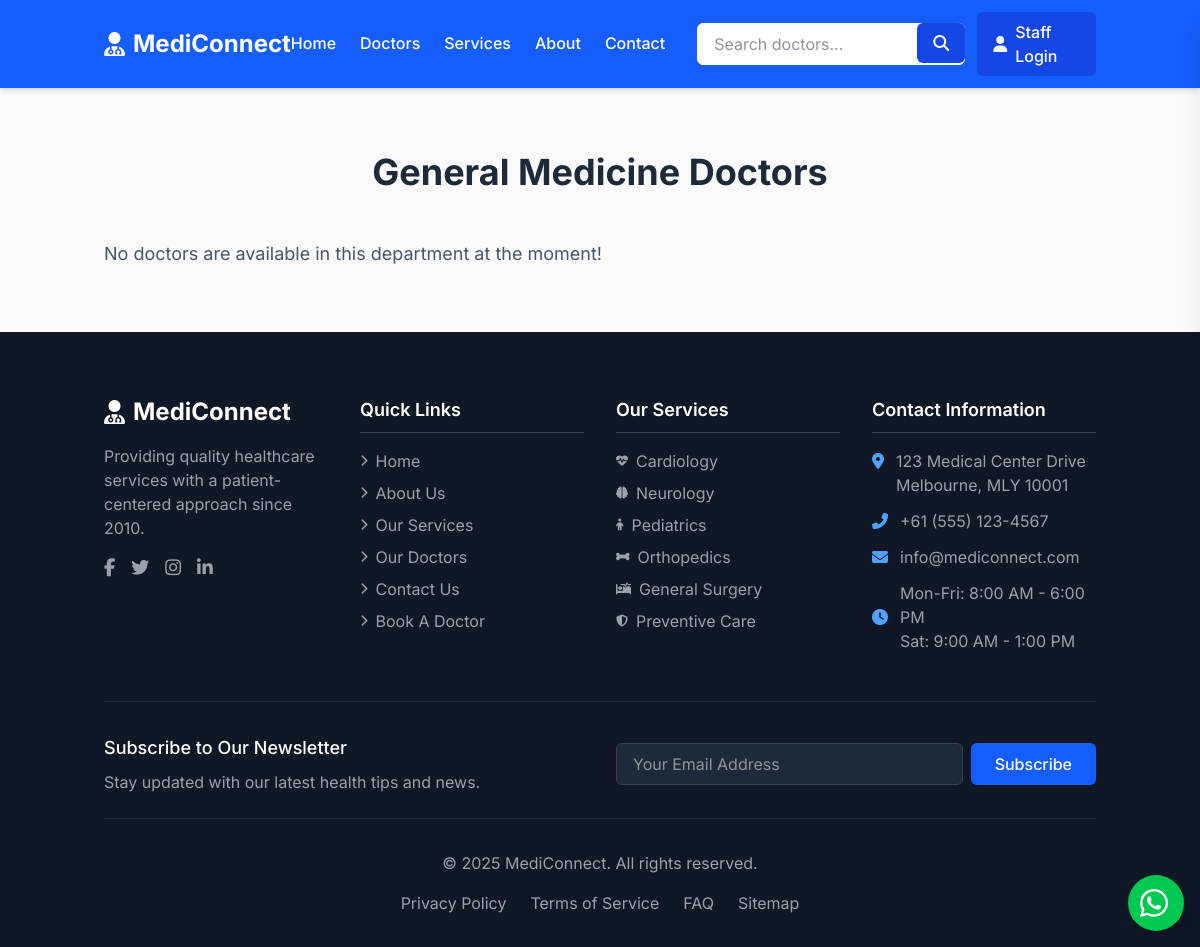
/departmental_doctors/1, run on an earlier commit of the app's database.
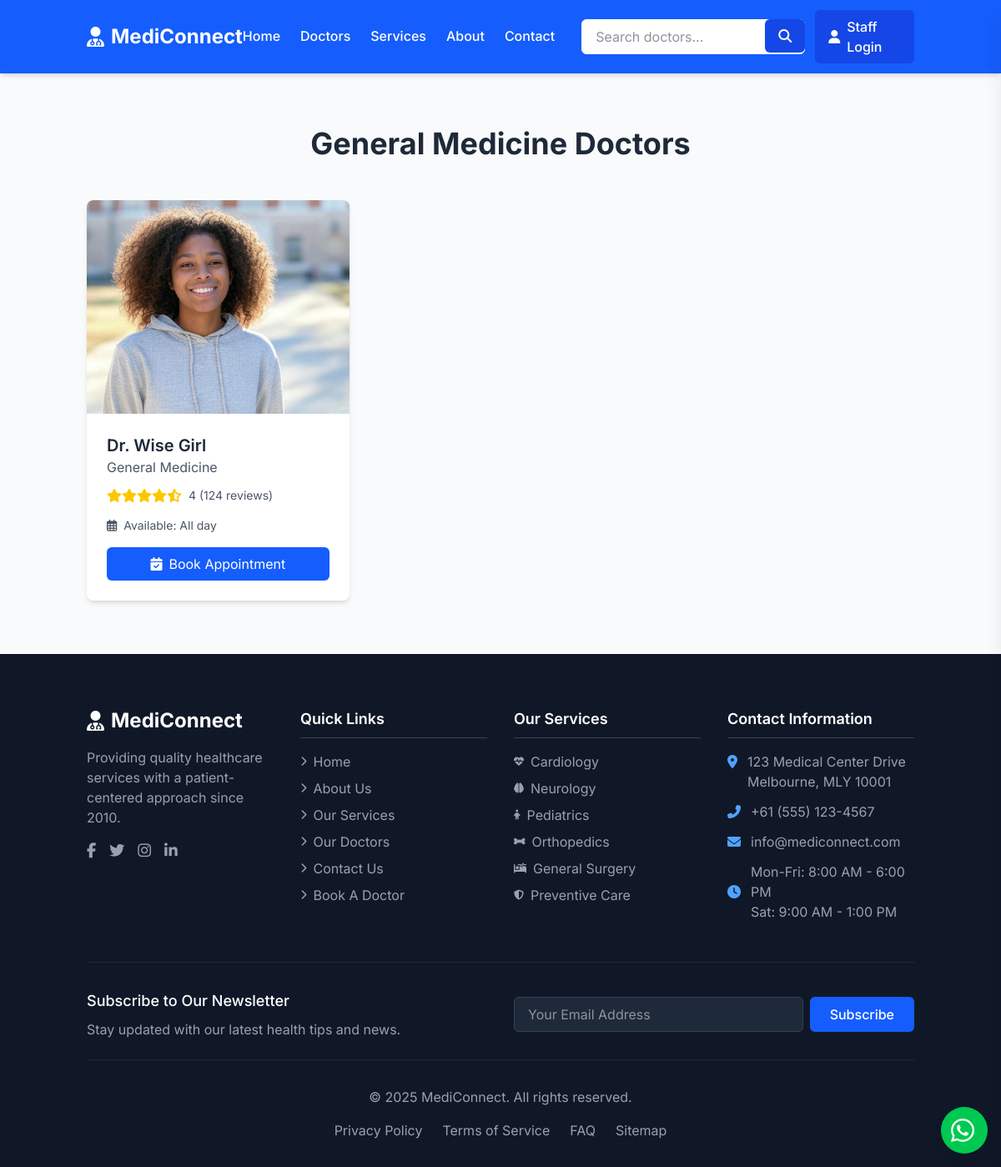
And on a later commit of the database.
### models/models.py (models this page shows, shortened)
class Doctor(db.Model):
    id = db.Column(db.Integer, primary_key=True)
    name = db.Column(db.String(100), nullable=False)
    department_id = db.Column(db.Integer, db.ForeignKey('department.id'), nullable=False)  # Foreign key to Department
    image_url = db.Column(db.String(300), nullable=False)
    rating = db.Column(db.String(300), nullable=False)  # Doctor's rating
    work_hours = db.Column(db.String(300), nullable=False)  # Working hours of the doctor
    appointments = db.relationship('Appointment', backref='doctor', lazy=True)

class Department(db.Model):
    id = db.Column(db.Integer, primary_key=True)
    name = db.Column(db.String(100), nullable=False)
    image_url = db.Column(db.String(100), nullable=True)  # Optional image URL for department
    doctors = db.relationship('Doctor', backref='department', lazy=True)

### app.py (the view)
@app.route('/departmental_doctors/<int:department_id>' , methods=['GET'])
def departmental_doctors(department_id):
    department = Department.query.get(department_id)
    doctors = Doctor.query.filter_by(department_id=department_id).all()
    return render_template('categorized_doctors.html', doctors=doctors, department=department)

### templates/categorized_doctors.html (shortened to what this page needs)
{% extends "base.html" %}
{% block content %}
<section class="doctors-section py-16 bg-gray-50">
    <div class="container mx-auto px-4">
        <div class="text-center mb-12">
            <h2 class="text-3xl md:text-4xl font-bold text-gray-800 mb-4">
                {{ department.name }} Doctors
            </h2>
        </div>
        {% if doctors|length == 0 %}
        <p class="text-gray-600 text-lg">No doctors are available in this department at the moment!</p>
        {% else %}
        <div class="grid grid-cols-1 sm:grid-cols-2 lg:grid-cols-3 xl:grid-cols-4 gap-6">
            {% for doctor in doctors %}
            <div
                class="bg-white rounded-lg shadow-md overflow-hidden transition-transform hover:shadow-lg hover:-translate-y-1">
                <div class="relative">
                    <img src="{{ url_for('static', filename='uploads/'+doctor.image_url) }}" alt="Dr. Sarah Johnson"
                        class="w-full h-64 object-cover object-center">
                </div>
                <div class="p-6">
                    <h3 class="text-xl font-semibold text-gray-800">{{ doctor.name }}</h3>
                    <p class="text-gray-600 mb-3">{{ doctor.department.name }}</p>
                    <div class="flex items-center mb-4">
                        <div class="flex text-yellow-400">
                            <i class="fas fa-star"></i>
                            <i class="fas fa-star"></i>
                            <i class="fas fa-star"></i>
                            <i class="fas fa-star"></i>
                            <i class="fas fa-star-half-alt"></i>
                        </div>
                        <span class="text-gray-600 text-sm ml-2">{{ doctor.rating }} (124 reviews)</span>
                    </div>
                    <div class="flex items-center text-sm text-gray-600 mb-4">
                        <i class="far fa-calendar-alt mr-2"></i>
                        <span>Available: {{ doctor.work_hours }}</span>
                    </div>
                    <a href="{{ url_for('book_appointment', doctor_id=doctor.id) }}"
                        class="w-full bg-blue-600 text-white py-2 rounded-md hover:bg-blue-700 transition flex items-center justify-center gap-2">
                        <i class="fas fa-calendar-check"></i> Book Appointment
                    </a>
                </div>
            </div>
            {% endfor %}
        </div>
        {% endif %}
    </div>
</section>
{% endblock %}

What changed in the data, as far as the page shows it:
added Doctor: image_url (picture), name "Dr. Wise Girl", department.name "General Medicine", rating "4", work_hours "All day"
Also different on the page:
text no longer shown: "No doctors are available in this department at the moment!"
